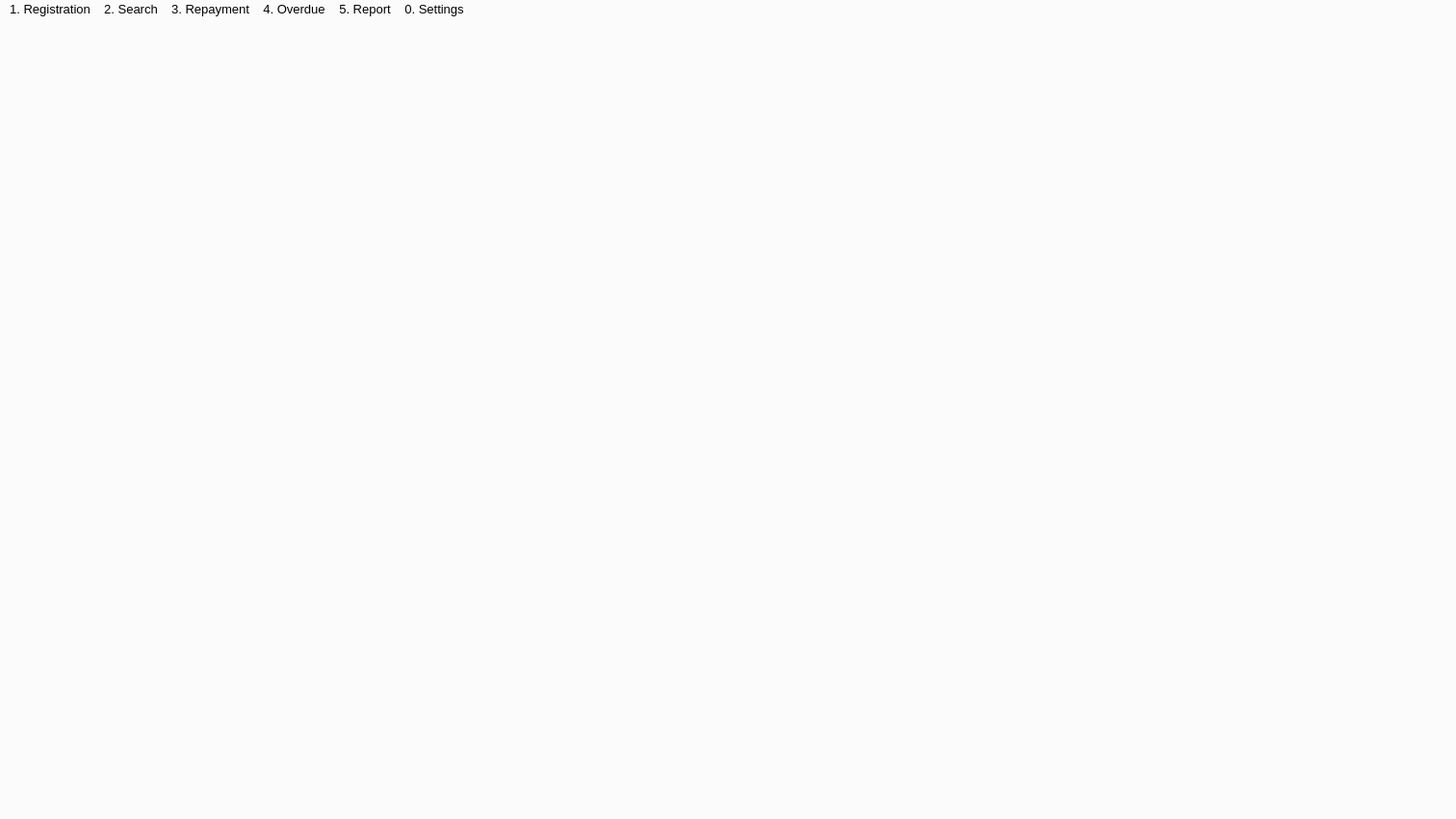
<?xml version="1.0" encoding="UTF-8"?>
<ui version="4.0">
 <class>MainWindow</class>
 <widget class="QMainWindow" name="MainWindow">
  <property name="geometry">
   <rect>
    <x>0</x>
    <y>0</y>
    <width>1512</width>
    <height>851</height>
   </rect>
  </property>
  <property name="windowTitle">
   <string>Home</string>
  </property>
  <property name="styleSheet">
   <string notr="true">background-color: #fbfbfb;</string>
  </property>
  <widget class="QWidget" name="centralwidget"/>
  <widget class="QMenuBar" name="menubar">
   <property name="geometry">
    <rect>
     <x>0</x>
     <y>0</y>
     <width>1512</width>
     <height>29</height>
    </rect>
   </property>
   <property name="palette">
    <palette>
     <active>
      <colorrole role="Button">
       <brush brushstyle="SolidPattern">
        <color alpha="255">
         <red>251</red>
         <green>251</green>
         <blue>251</blue>
        </color>
       </brush>
      </colorrole>
      <colorrole role="Base">
       <brush brushstyle="SolidPattern">
        <color alpha="255">
         <red>251</red>
         <green>251</green>
         <blue>251</blue>
        </color>
       </brush>
      </colorrole>
      <colorrole role="Window">
       <brush brushstyle="SolidPattern">
        <color alpha="255">
         <red>251</red>
         <green>251</green>
         <blue>251</blue>
        </color>
       </brush>
      </colorrole>
      <colorrole role="HighlightedText">
       <brush brushstyle="SolidPattern">
        <color alpha="255">
         <red>0</red>
         <green>119</green>
         <blue>194</blue>
        </color>
       </brush>
      </colorrole>
     </active>
     <inactive>
      <colorrole role="Button">
       <brush brushstyle="SolidPattern">
        <color alpha="255">
         <red>251</red>
         <green>251</green>
         <blue>251</blue>
        </color>
       </brush>
      </colorrole>
      <colorrole role="Base">
       <brush brushstyle="SolidPattern">
        <color alpha="255">
         <red>251</red>
         <green>251</green>
         <blue>251</blue>
        </color>
       </brush>
      </colorrole>
      <colorrole role="Window">
       <brush brushstyle="SolidPattern">
        <color alpha="255">
         <red>251</red>
         <green>251</green>
         <blue>251</blue>
        </color>
       </brush>
      </colorrole>
      <colorrole role="HighlightedText">
       <brush brushstyle="SolidPattern">
        <color alpha="255">
         <red>0</red>
         <green>119</green>
         <blue>194</blue>
        </color>
       </brush>
      </colorrole>
     </inactive>
     <disabled>
      <colorrole role="Button">
       <brush brushstyle="SolidPattern">
        <color alpha="255">
         <red>251</red>
         <green>251</green>
         <blue>251</blue>
        </color>
       </brush>
      </colorrole>
      <colorrole role="Base">
       <brush brushstyle="SolidPattern">
        <color alpha="255">
         <red>251</red>
         <green>251</green>
         <blue>251</blue>
        </color>
       </brush>
      </colorrole>
      <colorrole role="Window">
       <brush brushstyle="SolidPattern">
        <color alpha="255">
         <red>251</red>
         <green>251</green>
         <blue>251</blue>
        </color>
       </brush>
      </colorrole>
      <colorrole role="HighlightedText">
       <brush brushstyle="SolidPattern">
        <color alpha="255">
         <red>0</red>
         <green>119</green>
         <blue>194</blue>
        </color>
       </brush>
      </colorrole>
     </disabled>
    </palette>
   </property>
   <property name="font">
    <font>
     <pointsize>10</pointsize>
    </font>
   </property>
   <property name="styleSheet">
    <string notr="true">background-color: #fbfbfb;</string>
   </property>
   <widget class="QMenu" name="Registration">
    <property name="title">
     <string>1. Registration</string>
    </property>
    <addaction name="actionRegistrationCustomer"/>
    <addaction name="actionRegistrationGuarantor"/>
    <addaction name="actionRegistrationLoan"/>
    <addaction name="separator"/>
    <addaction name="actionCalculator"/>
   </widget>
   <widget class="QMenu" name="Search">
    <property name="title">
     <string>2. Search</string>
    </property>
    <addaction name="actionSearchCustomer"/>
    <addaction name="actionSearchLoan"/>
    <addaction name="separator"/>
    <addaction name="actionSearchGuarantor"/>
    <addaction name="actionSearchCollateral"/>
    <addaction name="actionSearchCounseling"/>
   </widget>
   <widget class="QMenu" name="Repayment">
    <property name="title">
     <string>3. Repayment</string>
    </property>
    <addaction name="actionRepaymentSingle"/>
    <addaction name="actionRepaymentBatch"/>
   </widget>
   <widget class="QMenu" name="Overdue">
    <property name="title">
     <string>4. Overdue</string>
    </property>
    <addaction name="actionOverdueRegistration"/>
    <addaction name="actionOverdueManagement"/>
    <addaction name="actionOverdueSearch"/>
   </widget>
   <widget class="QMenu" name="Settings">
    <property name="title">
     <string>0. Settings</string>
    </property>
    <addaction name="actionSettingsOfficer"/>
    <addaction name="actionSettingsUser"/>
    <addaction name="actionSettingsAssets"/>
   </widget>
   <widget class="QMenu" name="menu5_Report">
    <property name="title">
     <string>5. Report</string>
    </property>
    <addaction name="actionPeriodicLoanBalanceReport"/>
   </widget>
   <addaction name="Registration"/>
   <addaction name="Search"/>
   <addaction name="Repayment"/>
   <addaction name="Overdue"/>
   <addaction name="menu5_Report"/>
   <addaction name="Settings"/>
  </widget>
  <action name="action">
   <property name="text">
    <string>Customer</string>
   </property>
   <property name="font">
    <font>
     <pointsize>12</pointsize>
    </font>
   </property>
   <property name="iconVisibleInMenu">
    <bool>false</bool>
   </property>
  </action>
  <action name="action_2">
   <property name="icon">
    <iconset>
     <normaloff>:/customer/검색.png</normaloff>:/customer/검색.png</iconset>
   </property>
   <property name="text">
    <string>Search</string>
   </property>
   <property name="font">
    <font>
     <pointsize>12</pointsize>
    </font>
   </property>
  </action>
  <action name="action_3">
   <property name="icon">
    <iconset>
     <normaloff>:/loan/대출 등록.png</normaloff>:/loan/대출 등록.png</iconset>
   </property>
   <property name="text">
    <string>Registration</string>
   </property>
   <property name="font">
    <font>
     <pointsize>12</pointsize>
    </font>
   </property>
   <property name="iconVisibleInMenu">
    <bool>false</bool>
   </property>
  </action>
  <action name="action_4">
   <property name="icon">
    <iconset>
     <normaloff>:/loan/대출 검색.png</normaloff>:/loan/대출 검색.png</iconset>
   </property>
   <property name="text">
    <string>Search</string>
   </property>
   <property name="font">
    <font>
     <pointsize>12</pointsize>
    </font>
   </property>
  </action>
  <action name="action_7">
   <property name="icon">
    <iconset>
     <normaloff>:/loan/보증인 검색.png</normaloff>:/loan/보증인 검색.png</iconset>
   </property>
   <property name="text">
    <string>Guarantor Search</string>
   </property>
   <property name="font">
    <font>
     <pointsize>12</pointsize>
    </font>
   </property>
   <property name="iconVisibleInMenu">
    <bool>false</bool>
   </property>
  </action>
  <action name="action_8">
   <property name="icon">
    <iconset>
     <normaloff>:/loan/담보 검색.png</normaloff>:/loan/담보 검색.png</iconset>
   </property>
   <property name="text">
    <string>Collateral Search</string>
   </property>
   <property name="font">
    <font>
     <pointsize>12</pointsize>
    </font>
   </property>
   <property name="iconVisibleInMenu">
    <bool>false</bool>
   </property>
  </action>
  <action name="action_9">
   <property name="icon">
    <iconset>
     <normaloff>:/loan/상담 검색.png</normaloff>:/loan/상담 검색.png</iconset>
   </property>
   <property name="text">
    <string>상 담 검 색</string>
   </property>
   <property name="font">
    <font>
     <pointsize>12</pointsize>
    </font>
   </property>
  </action>
  <action name="action_10">
   <property name="icon">
    <iconset>
     <normaloff>:/loan/발송 검색.png</normaloff>:/loan/발송 검색.png</iconset>
   </property>
   <property name="text">
    <string>Counseling Search</string>
   </property>
   <property name="font">
    <font>
     <pointsize>12</pointsize>
    </font>
   </property>
   <property name="iconVisibleInMenu">
    <bool>false</bool>
   </property>
  </action>
  <action name="action_12">
   <property name="icon">
    <iconset>
     <normaloff>:/loan/이자 계산기.png</normaloff>:/loan/이자 계산기.png</iconset>
   </property>
   <property name="text">
    <string>Calculator</string>
   </property>
   <property name="iconText">
    <string>Calculator</string>
   </property>
   <property name="font">
    <font>
     <pointsize>12</pointsize>
    </font>
   </property>
   <property name="iconVisibleInMenu">
    <bool>false</bool>
   </property>
  </action>
  <action name="action_13">
   <property name="icon">
    <iconset>
     <normaloff>:/acceptance/수납 일괄등록.png</normaloff>:/acceptance/수납 일괄등록.png</iconset>
   </property>
   <property name="text">
    <string>Search</string>
   </property>
   <property name="font">
    <font>
     <pointsize>12</pointsize>
    </font>
   </property>
  </action>
  <action name="action_14">
   <property name="icon">
    <iconset>
     <normaloff>:/acceptance/수납 자료검색.png</normaloff>:/acceptance/수납 자료검색.png</iconset>
   </property>
   <property name="text">
    <string>수 납 자 료 검 색</string>
   </property>
   <property name="font">
    <font>
     <pointsize>12</pointsize>
    </font>
   </property>
  </action>
  <action name="action_15">
   <property name="text">
    <string>기 간 별 대 출 현 황</string>
   </property>
   <property name="font">
    <font>
     <pointsize>12</pointsize>
    </font>
   </property>
  </action>
  <action name="action_17">
   <property name="text">
    <string>기 간 별 상 환 예 정 현 황</string>
   </property>
   <property name="font">
    <font>
     <pointsize>12</pointsize>
    </font>
   </property>
  </action>
  <action name="action_18">
   <property name="text">
    <string>미 수 자 료 현 황</string>
   </property>
   <property name="font">
    <font>
     <pointsize>12</pointsize>
    </font>
   </property>
  </action>
  <action name="action_21">
   <property name="text">
    <string>연 체 자 료 현 황</string>
   </property>
   <property name="font">
    <font>
     <pointsize>12</pointsize>
    </font>
   </property>
  </action>
  <action name="action_22">
   <property name="text">
    <string>연 체 자 료 리 스 트</string>
   </property>
   <property name="font">
    <font>
     <pointsize>12</pointsize>
    </font>
   </property>
  </action>
  <action name="action_24">
   <property name="text">
    <string>대 출 / 수 납 통 계 리 스 트</string>
   </property>
   <property name="font">
    <font>
     <pointsize>12</pointsize>
    </font>
   </property>
  </action>
  <action name="action_25">
   <property name="text">
    <string>회 사 정 보 관 리</string>
   </property>
   <property name="font">
    <font>
     <pointsize>12</pointsize>
    </font>
   </property>
  </action>
  <action name="action_26">
   <property name="text">
    <string>영 업 일 관 리
</string>
   </property>
   <property name="font">
    <font>
     <pointsize>12</pointsize>
    </font>
   </property>
  </action>
  <action name="action_28">
   <property name="text">
    <string>각 종 코 드 관 리</string>
   </property>
   <property name="font">
    <font>
     <pointsize>12</pointsize>
    </font>
   </property>
  </action>
  <action name="action_30">
   <property name="text">
    <string>사 용 자 관 리</string>
   </property>
   <property name="font">
    <font>
     <pointsize>12</pointsize>
    </font>
   </property>
  </action>
  <action name="action_32">
   <property name="text">
    <string>자 료 진 단</string>
   </property>
   <property name="font">
    <font>
     <pointsize>12</pointsize>
    </font>
   </property>
  </action>
  <action name="action_33">
   <property name="text">
    <string>자 료 백 업</string>
   </property>
   <property name="font">
    <font>
     <pointsize>12</pointsize>
    </font>
   </property>
  </action>
  <action name="action_34">
   <property name="text">
    <string>회 사 정 보 관 리</string>
   </property>
   <property name="font">
    <font>
     <pointsize>12</pointsize>
    </font>
   </property>
  </action>
  <action name="action_35">
   <property name="text">
    <string>영 업 일 관 리</string>
   </property>
   <property name="font">
    <font>
     <pointsize>12</pointsize>
    </font>
   </property>
  </action>
  <action name="action_37">
   <property name="text">
    <string>Manage Officer</string>
   </property>
   <property name="font">
    <font>
     <pointsize>12</pointsize>
    </font>
   </property>
   <property name="iconVisibleInMenu">
    <bool>false</bool>
   </property>
  </action>
  <action name="action_39">
   <property name="text">
    <string>User Management</string>
   </property>
   <property name="font">
    <font>
     <pointsize>12</pointsize>
    </font>
   </property>
   <property name="iconVisibleInMenu">
    <bool>false</bool>
   </property>
  </action>
  <action name="action_40">
   <property name="text">
    <string>자 료 진 단</string>
   </property>
   <property name="font">
    <font>
     <pointsize>12</pointsize>
    </font>
   </property>
  </action>
  <action name="action_43">
   <property name="text">
    <string>자 료 백 업</string>
   </property>
   <property name="font">
    <font>
     <pointsize>12</pointsize>
    </font>
   </property>
  </action>
  <action name="action_45">
   <property name="text">
    <string>작 업 종 료</string>
   </property>
   <property name="font">
    <font>
     <pointsize>12</pointsize>
    </font>
   </property>
  </action>
  <action name="actionback">
   <property name="text">
    <string>back</string>
   </property>
   <property name="font">
    <font>
     <pointsize>12</pointsize>
    </font>
   </property>
  </action>
  <action name="actionforward">
   <property name="text">
    <string>forward</string>
   </property>
   <property name="font">
    <font>
     <pointsize>12</pointsize>
    </font>
   </property>
  </action>
  <action name="actionOverdueRegistration">
   <property name="text">
    <string>Registration</string>
   </property>
   <property name="font">
    <font>
     <pointsize>12</pointsize>
    </font>
   </property>
   <property name="iconVisibleInMenu">
    <bool>false</bool>
   </property>
  </action>
  <action name="actionOverdueManagement">
   <property name="text">
    <string>Management</string>
   </property>
   <property name="font">
    <font>
     <pointsize>12</pointsize>
    </font>
   </property>
   <property name="iconVisibleInMenu">
    <bool>false</bool>
   </property>
  </action>
  <action name="actionSearch">
   <property name="text">
    <string>Search</string>
   </property>
   <property name="font">
    <font>
     <pointsize>12</pointsize>
    </font>
   </property>
  </action>
  <action name="actionUserManagement">
   <property name="text">
    <string>User Management</string>
   </property>
   <property name="font">
    <font>
     <pointsize>12</pointsize>
    </font>
   </property>
  </action>
  <action name="actionGuarantor">
   <property name="text">
    <string>Guarantor</string>
   </property>
  </action>
  <action name="actionLoan">
   <property name="text">
    <string>Loan</string>
   </property>
  </action>
  <action name="actionRegistrationCustomer">
   <property name="text">
    <string>Customer</string>
   </property>
   <property name="visible">
    <bool>true</bool>
   </property>
  </action>
  <action name="actionRegistrationGuarantor">
   <property name="text">
    <string>Guarantor</string>
   </property>
  </action>
  <action name="actionRegistrationLoan">
   <property name="text">
    <string>Loan</string>
   </property>
  </action>
  <action name="actionSearchCustomer">
   <property name="text">
    <string>Customer</string>
   </property>
  </action>
  <action name="actionSearchLoan">
   <property name="text">
    <string>Loan</string>
   </property>
  </action>
  <action name="actionSearchGuarantor">
   <property name="text">
    <string>Guarantor</string>
   </property>
  </action>
  <action name="actionSearchCollateral">
   <property name="text">
    <string>Collateral</string>
   </property>
  </action>
  <action name="actionSearchCounseling">
   <property name="text">
    <string>Counseling</string>
   </property>
  </action>
  <action name="actionCalculator">
   <property name="text">
    <string>Calculator</string>
   </property>
  </action>
  <action name="actionRepaymentBatch">
   <property name="text">
    <string>Batch</string>
   </property>
  </action>
  <action name="actionOverdueRegistration_2">
   <property name="text">
    <string>Registration</string>
   </property>
  </action>
  <action name="actionOverdueManagement_2">
   <property name="text">
    <string>Management</string>
   </property>
  </action>
  <action name="actionOverdueSearch">
   <property name="text">
    <string>Search</string>
   </property>
  </action>
  <action name="actionSettingsOfficer">
   <property name="text">
    <string>Officer Management</string>
   </property>
  </action>
  <action name="actionSettingsUser">
   <property name="text">
    <string>User Management</string>
   </property>
  </action>
  <action name="actionOverdueRegistration_3">
   <property name="text">
    <string>Registration</string>
   </property>
  </action>
  <action name="actionOverdueManagement_3">
   <property name="text">
    <string>Management</string>
   </property>
  </action>
  <action name="actionCalculator_2">
   <property name="text">
    <string>Calculator</string>
   </property>
  </action>
  <action name="actionRepaymentSingle">
   <property name="text">
    <string>Single</string>
   </property>
  </action>
  <action name="actionSettingsAssets">
   <property name="text">
    <string>Fixed Asset Management</string>
   </property>
  </action>
  <action name="actionPeriodicLoanBalanceReport">
   <property name="text">
    <string>Periodic Loan Balance Report</string>
   </property>
  </action>
 </widget>
 <resources/>
 <connections/>
</ui>
